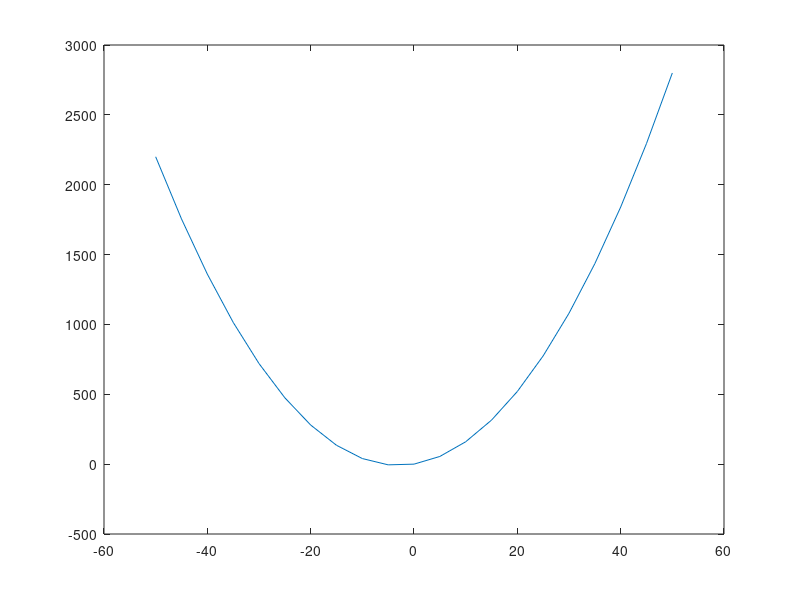

The MATLAB script that drew this image:
% Author         :Patricia Zaragoza Palma
% Date           :20211028
% version        :ecuacion4
% usage          :octave /phat/ ecuacion4
% Note           :Requiere aplicacion de octave para la ejecucion y graficacion de las ecuaciones 

clear
% Dominio de la Funcion 
x= -50:5:50
% Reglas de correspondencia (Funcion)
y= ((x.^2) + 6*(x))
% Plotear funcion 
plot(x, y);